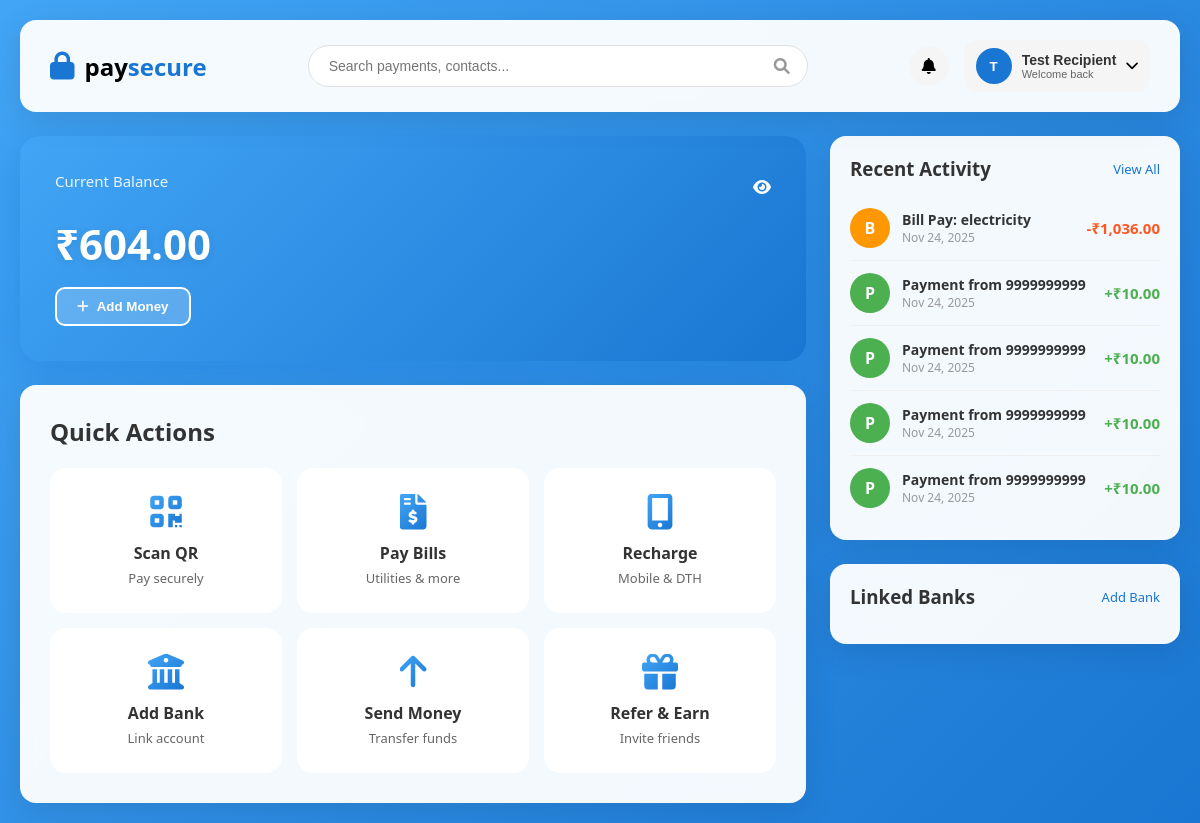
The app's page /account/homepage_clean.php (signed in) with its own data.
### tables this page shows
CREATE TABLE `create_account` (
  `id` int(11) NOT NULL,
  `name` varchar(50) NOT NULL,
  `country_code` varchar(10) NOT NULL,
  `phone_number` varchar(15) NOT NULL,
  `vpa` varchar(100) DEFAULT NULL,
  `otp` int(4) NOT NULL,
  `password` varchar(255) DEFAULT NULL,
  `phone_verified` tinyint(1) DEFAULT 0,
  `account_complete` tinyint(1) DEFAULT 0,
  `status` enum('pending','phone_verified','complete') DEFAULT 'pending',
  `balance` decimal(10,2) DEFAULT 0.00,
  `upi_pin` varchar(6) DEFAULT NULL,
  `account_type` varchar(20) DEFAULT 'user',
  `email` varchar(100) DEFAULT NULL,
  `created_at` timestamp NOT NULL DEFAULT current_timestamp()
);

CREATE TABLE `transactions` (
  `id` int(10) UNSIGNED NOT NULL,
  `transaction_id` varchar(50) DEFAULT NULL,
  `user_id` int(11) NOT NULL,
  `country_code` varchar(8) DEFAULT NULL,
  `phone_number` varchar(32) DEFAULT NULL,
  `tx_type` varchar(32) DEFAULT NULL,
  `counterparty` varchar(255) DEFAULT NULL,
  `amount` decimal(14,2) DEFAULT 0.00,
  `currency` varchar(8) DEFAULT 'INR',
  `direction` enum('in','out','none') DEFAULT 'none',
  `balance_before` decimal(14,2) DEFAULT NULL,
  `balance_after` decimal(14,2) DEFAULT NULL,
  `note` text DEFAULT NULL,
  `created_at` datetime DEFAULT current_timestamp(),
  `reference_id` varchar(255) DEFAULT NULL
);

### account/balance_manager.php (called while the page is built, shortened)
<?php
class BalanceManager {
    private $conn;
    public function __construct($connection) {
        $this->conn = $connection;
    }
    public function getCurrentBalance($userId) {
        $stmt = $this->conn->prepare("SELECT balance FROM create_account WHERE phone_number = ?");
        $stmt->bind_param("s", $userId);
        $stmt->execute();
        $result = $stmt->get_result();
        if ($result->num_rows > 0) {
            $row = $result->fetch_assoc();
            return floatval($row['balance']);
        }
        return 0.00;
    }
    public function getTransactionHistory($userId, $limit = 10) {
        $stmt = $this->conn->prepare("SELECT * FROM transactions WHERE user_id = ? OR phone_number = ? ORDER BY created_at DESC LIMIT ?");
        $stmt->bind_param("ssi", $userId, $userId, $limit);
        $stmt->execute();
        $result = $stmt->get_result();
        $transactions = [];
        while ($row = $result->fetch_assoc()) {
            $transactions[] = $row;
        }
        return $transactions;
    }
}
?>

### account/homepage_clean.php (the view, shortened to what this page needs)
<?php
include_once 'connect.php';
require_once 'balance_manager.php';
$phone = $_SESSION['phone_number'] ?? '';
$user_id = $phone;
$name = $_SESSION['name'] ?? 'User';
$balanceManager = new BalanceManager($conn);
$balance = $balanceManager->getCurrentBalance($user_id);
$transactions = $balanceManager->getTransactionHistory($user_id, 5);
?>
<!DOCTYPE html>
<html lang="en">
<head>
    <link rel="stylesheet" href="https://cdnjs.cloudflare.com/ajax/libs/font-awesome/6.0.0/css/all.min.css">
</head>
<body>
    <div class="container">
        <div class="header">
            <div class="logo">
                <i class="fas fa-lock"></i>
                <div><span class="pay">pay</span><span class="secure">secure</span></div>
            </div>
            <div class="search-bar">
                <input type="text" id="searchInput" placeholder="Search payments, contacts..." onkeyup="handleSearch(event)">
                <i class="fas fa-search"></i>
            </div>
            <div class="profile-section">
                <div class="notification-btn" onclick="toggleNotifications()">
                    <i class="fas fa-bell"></i>
                </div>
                <button class="profile-btn" onclick="toggleDropdown()">
                    <div class="profile-avatar"><?php echo strtoupper(substr($name, 0, 1)); ?></div>
                    <div class="profile-info">
                        <span class="profile-name"><?php echo htmlspecialchars($name); ?></span>
                        <span class="profile-subtitle">Welcome back</span>
                    </div>
                    <i class="fas fa-chevron-down"></i>
                </button>
            </div>
        </div>
        <div class="main-content">
            <div class="left-content">
                <div class="balance-card">
                    <div style="display: flex; justify-content: space-between; align-items: center; margin-bottom: 12px;">
                        <h3>Current Balance</h3>
                        <i class="fas fa-eye" id="balanceToggle" onclick="toggleBalance()" style="cursor: pointer;"></i>
                    </div>
                    <div class="balance-amount" id="balanceAmount">₹<?php echo number_format($balance, 2); ?></div>
                    <button class="add-money-btn" onclick="window.location.href='add_money.php'">
                        <i class="fas fa-plus"></i> Add Money
                    </button>
                </div>
                <div class="quick-actions">
                    <h2>Quick Actions</h2>
                    <div class="actions-grid">
                        <div class="action-card" onclick="navigate('scan_and_pay.html')">
                            <i class="fas fa-qrcode"></i>
                            <h3>Scan QR</h3>
                            <p>Pay securely</p>
                        </div>
                        <div class="action-card" onclick="navigate('bill_pay.html')">
                            <i class="fas fa-file-invoice-dollar"></i>
                            <h3>Pay Bills</h3>
                            <p>Utilities & more</p>
                        </div>
                        <div class="action-card" onclick="openRechargeModal()">
                            <i class="fas fa-mobile-alt"></i>
                            <h3>Recharge</h3>
                            <p>Mobile & DTH</p>
                        </div>
                        <div class="action-card" onclick="navigate('link_with_bank.html')">
                            <i class="fas fa-university"></i>
                            <h3>Add Bank</h3>
                            <p>Link account</p>
                        </div>
                        <div class="action-card" onclick="navigate('phone.html')">
                            <i class="fas fa-arrow-up"></i>
                            <h3>Send Money</h3>
                            <p>Transfer funds</p>
                        </div>
                        <div class="action-card" onclick="navigate('referral.html')">
                            <i class="fas fa-gift"></i>
                            <h3>Refer & Earn</h3>
                            <p>Invite friends</p>
                        </div>
                    </div>
                </div>
            </div>
            <div class="sidebar">
                <div class="sidebar-card">
                    <div class="card-header">
                        <h3>Recent Activity</h3>
                        <a href="#" style="color: #1976D2; text-decoration: none; font-size: 13px;">View All</a>
                    </div>
                    <?php if (!empty($transactions)): ?>
                        <?php foreach ($transactions as $tx): ?>
                            <?php
                                $type = $tx['tx_type'] ?? $tx['type'] ?? $tx['transaction_type'] ?? '';
                                $isCredit = in_array($type, ['credit', 'money_received', 'money_added', 'referral_bonus', 'signup_bonus', 'recharge_collection', 'bill_collection']);
                            ?>
                            <div class="transaction-item">
                                <div class="tx-icon <?php echo $isCredit ? 'credit' : 'debit'; ?>">
                                    <?php
                                        $desc = $tx['note'] ?? $tx['description'] ?? 'T';
                                        echo strtoupper(substr($desc, 0, 1));
                                    ?>
                                </div>
                                <div class="tx-details">
                                    <div class="tx-title"><?php
                                        $desc = $tx['note'] ?? $tx['description'] ?? 'Transaction';
                                        echo htmlspecialchars($desc);
                                    ?></div>
                                    <div class="tx-time"><?php echo date('M d, Y', strtotime($tx['created_at'])); ?></div>
                                </div>
                                <div class="tx-amount <?php echo $isCredit ? 'positive' : 'negative'; ?>">
                                    <?php echo $isCredit ? '+' : '-'; ?>₹<?php echo number_format(abs($tx['amount']), 2); ?>
                                </div>
                            </div>
                        <?php endforeach; ?>
                    <?php else: ?>
                        <p style="color: #666; padding: 15px 0;">No recent transactions</p>
                    <?php endif; ?>
                </div>
                <div class="sidebar-card">
                    <div class="card-header">
                        <h3>Linked Banks</h3>
                        <a href="#" onclick="navigate('link_with_bank.html'); return false;" style="color: #1976D2; text-decoration: none; font-size: 13px;">Add Bank</a>
                    </div>
                </div>
            </div>
        </div>
    </div>
</body>
</html>

### records on screen
create_account: balance "604.00"
transactions: note "B", note "Bill Pay: electricity", created_at "Nov 24, 2025", amount "1,036.00"
transactions: note "P", note "Payment from 9999999999", created_at "Nov 24, 2025", amount "10.00"
transactions: note "P", note "Payment from 9999999999", created_at "Nov 24, 2025", amount "10.00"
transactions: note "P", note "Payment from 9999999999", created_at "Nov 24, 2025", amount "10.00"
transactions: note "P", note "Payment from 9999999999", created_at "Nov 24, 2025", amount "10.00"

### other values on screen
substr($name, 0, 1) "T"
$name "Test Recipient"
